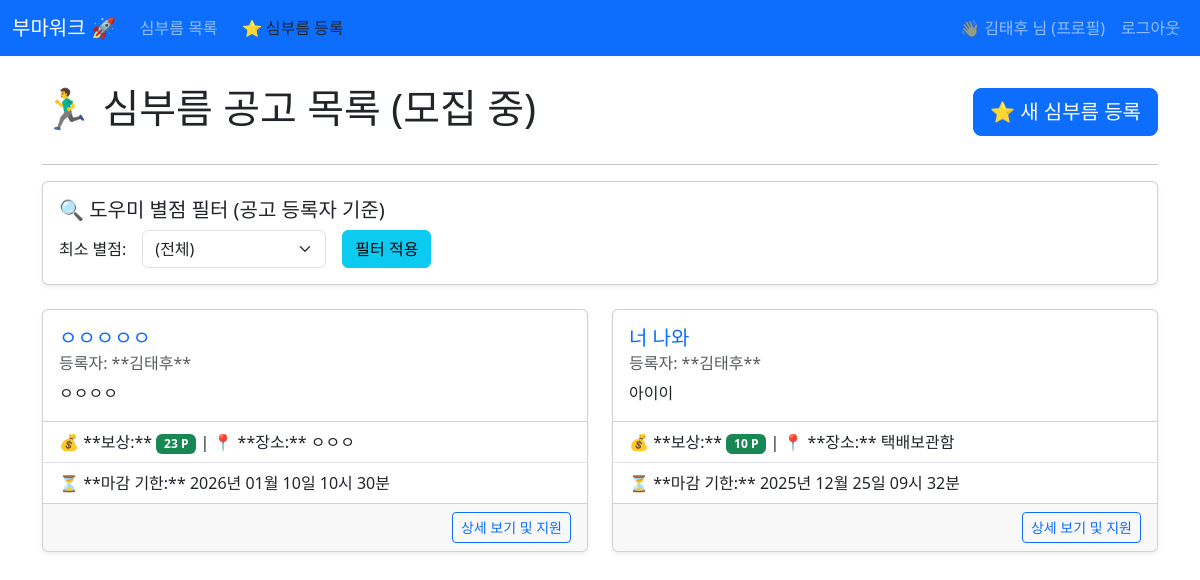
Screenshot of / (signed in) with the database file from the repository.
### core/models.py (models this page shows, shortened)
class Task(models.Model):
    STATUS_CHOICES = [
        ('open', '모집 중'),
        ('assigned', '진행 중'),
        ('completed', '완료됨'),
        ('expired', '마감됨'),
    ]
    GENDER_CHOICES = [
        ('A', '성별 무관'), # All
        ('M', '남성'),     # Male
        ('F', '여성'),     # Female
    ]
    title = models.CharField(max_length=100, verbose_name="제목")
    content = models.TextField(verbose_name="상세 내용")
    reward_points = models.IntegerField(verbose_name="요구 재화(포인트)")
    location = models.CharField(max_length=200, verbose_name="심부름 위치")
    status = models.CharField(max_length=10, choices=STATUS_CHOICES, default='open', verbose_name="상태")
    required_gender = models.CharField(
        max_length=1,
        choices=GENDER_CHOICES,
        default='A',
        verbose_name="필수 성별 조건"
    )
    min_rating_required = models.IntegerField(
        default=0,
        choices=[(i, f'{i}점 이상') for i in range(6)], # 0점은 조건 없음
        verbose_name="최소 별점 조건"
    )
    created_at = models.DateTimeField(auto_now_add=True, verbose_name="등록일")
    due_date = models.DateTimeField(verbose_name="마감 기한")
    registrant = models.ForeignKey(User, on_delete=models.CASCADE, related_name='registered_tasks', verbose_name="등록자")
    assigned_to = models.ForeignKey(User, on_delete=models.SET_NULL, related_name='assigned_tasks', null=True, blank=True, verbose_name="할당된 도우미")
    class Meta:
        ordering = ['-created_at']

### core/views.py (the view)
# urls.py: path('', views.task_list, name='home'),
def task_list(request):
    if request.user.is_authenticated:
        tasks_queryset = Task.objects.filter(
            Q(status='open') | Q(registrant=request.user)
        )
    else:
        tasks_queryset = Task.objects.filter(status='open')
    min_rating = request.GET.get('min_rating')
    required_gender = request.GET.get('gender')
    if min_rating and min_rating.isdigit() and int(min_rating) > 0:
        min_rating = int(min_rating)
        users_with_high_rating = UserProfile.objects.annotate(
            avg_rating=Avg('user__received_reviews__rating')
        ).filter(avg_rating__gte=min_rating).values_list('user_id', flat=True)
        tasks_queryset = tasks_queryset.filter(registrant__in=users_with_high_rating)
    else:
        min_rating = None
    if required_gender and required_gender != 'A':
        tasks_queryset = tasks_queryset.filter(required_gender=required_gender)
    else:
        required_gender = 'A'
    tasks = tasks_queryset.order_by('-created_at')
    context = {
        'tasks': tasks,
        'current_min_rating': min_rating,
        'rating_choices': TaskReview.RATING_CHOICES,
        'current_gender': required_gender,
        'gender_choices': Task.GENDER_CHOICES, # 모델에서 정의된 성별 선택지
    }
    return render(request, 'core/task_list.html', context)

### core/templates/core/task_list.html (shortened to what this page needs)
{% extends 'base.html' %}
{% block content %}
    <div class="d-flex justify-content-between align-items-center mb-4">
        <h1>🏃‍♂️ 심부름 공고 목록 (모집 중)</h1>
        {% if user.is_authenticated %}
            <a href="{% url 'task_create' %}" class="btn btn-primary btn-lg">⭐ 새 심부름 등록</a>
        {% endif %}
    </div>
    <hr>
    <div class="card mb-4 shadow-sm">
        <div class="card-body">
            <h5 class="card-title">🔍 도우미 별점 필터 (공고 등록자 기준)</h5>
            <form method="get" class="row g-3 align-items-center">
                <div class="col-auto">
                    <label for="min_rating" class="col-form-label">최소 별점:</label>
                </div>
                <div class="col-auto">
                    <select name="min_rating" id="min_rating" class="form-select">
                        <option value="">(전체)</option>
                    </select>
                </div>
                <div class="col-auto">
                    <button type="submit" class="btn btn-info">필터 적용</button>
                </div>
            </form>
        </div>
    </div>
    {% if tasks %}
        <div class="row row-cols-1 row-cols-md-2 g-4">
            {% for task in tasks %}
            <div class="col">
                <div class="card h-100 shadow-sm">
                    <div class="card-body">
                        <h5 class="card-title text-primary"><a href="{% url 'task_detail' pk=task.pk %}" class="text-decoration-none">{{ task.title }}</a></h5>
                        <h6 class="card-subtitle mb-2 text-muted">등록자: **{{ task.registrant.username }}**</h6>
                        <p class="card-text text-truncate">{{ task.content }}</p>
                    </div>
                    <ul class="list-group list-group-flush">
                        <li class="list-group-item">
                            💰 **보상:** <span class="badge bg-success">{{ task.reward_points }} P</span> | 📍 **장소:** {{ task.location }}
                        </li>
                        <li class="list-group-item">
                            ⏳ **마감 기한:** {{ task.due_date|date:"Y년 m월 d일 H시 i분" }}
                        </li>
                    </ul>
                    <div class="card-footer text-end">
                        <a href="{% url 'task_detail' pk=task.pk %}" class="btn btn-sm btn-outline-primary">상세 보기 및 지원</a>
                    </div>
                </div>
            </div>
            {% endfor %}
        </div>
    {% else %}
        <div class="alert alert-info text-center mt-4">
            현재 모집 중인 심부름 공고가 없습니다. 새로운 심부름을 등록해보세요!
        </div>
    {% endif %}
{% endblock %}

### core/templates/base.html (shortened to what this page needs)
<!DOCTYPE html>
<html lang="ko">
<head>
    <link href="https://cdn.jsdelivr.net/npm/bootstrap@5.3.3/dist/css/bootstrap.min.css" rel="stylesheet">
</head>
<body>
    <nav class="navbar navbar-expand-md navbar-dark bg-primary fixed-top">
        <div class="container-fluid">
            <a class="navbar-brand" href="{% url 'home' %}">부마워크 🚀</a>
            <div class="collapse navbar-collapse">
                <ul class="navbar-nav me-auto mb-2 mb-md-0">
                    <li class="nav-item"><a class="nav-link" href="{% url 'home' %}">심부름 목록</a></li>
                    {% if user.is_authenticated %}
                        <li class="nav-item"><a class="nav-link btn btn-sm btn-warning text-dark mx-2" href="{% url 'task_create' %}">⭐ 심부름 등록</a></li>
                    {% endif %}
                </ul>
                <ul class="navbar-nav">
                    {% if user.is_authenticated %}
                        <li class="nav-item"><a class="nav-link" href="{% url 'profile' %}">
                            👋 {{ user.username }} 님 (프로필)
                        </a></li>
                        <li class="nav-item">
                            <form method="post" action="{% url 'logout' %}">
                            <button type="submit" class="btn btn-link nav-link">로그아웃</button>
                            </form>
                        </li>
                    {% else %}
                        <li class="nav-item"><a class="nav-link" href="{% url 'signup' %}">회원가입</a></li>
                        <li class="nav-item"><a class="nav-link" href="{% url 'login' %}">로그인</a></li>
                    {% endif %}
                </ul>
            </div>
        </div>
    </nav>
    <div class="container mt-4">
        {% block content %}{% endblock %}
    </div>
</body>
</html>

### core/templates/base.html (style rules this page uses)
body { padding-top: 60px; }

### rows the page displays
Task: title "ㅇㅇㅇㅇㅇ", registrant.username "김태후", content "ㅇㅇㅇㅇ", reward_points "23", location "ㅇㅇㅇ", due_date "2026년 01월 10일 10시 30분"
Task: title "너 나와", registrant.username "김태후", content "아이이", reward_points "10", location "택배보관함", due_date "2025년 12월 25일 09시 32분"

### other values shown
{{ user.username }} "김태후"
